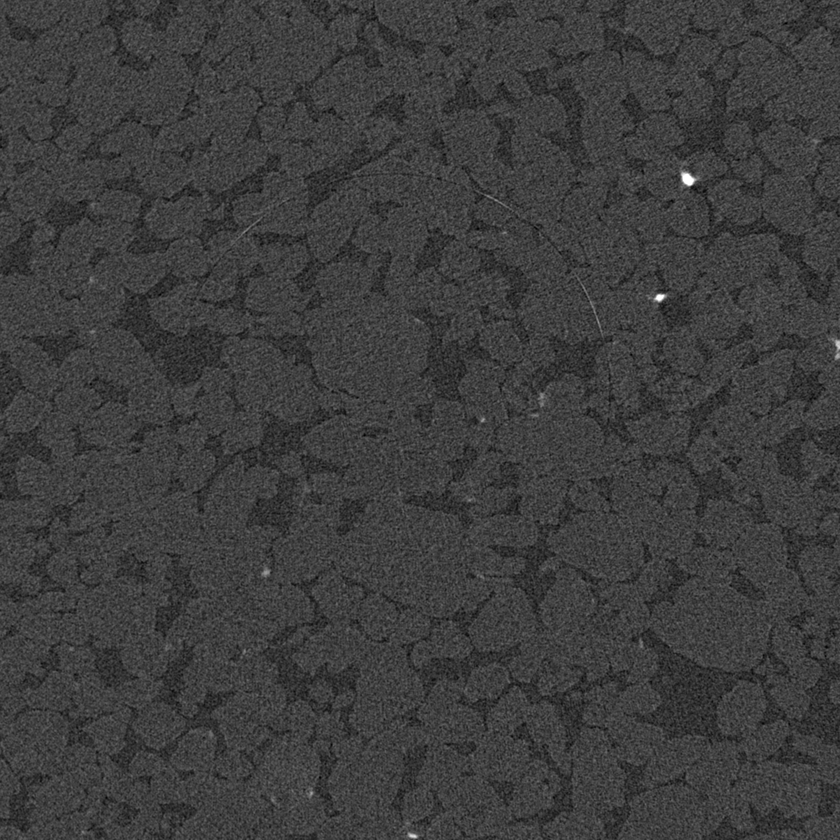
#> input picture PycharmProjects/disserProj/papka/AllRings/crop.png, 840 x 840 px, shrunk from 1500 x 1500 before the run, found by its file name; its folder holds only this picture in this run
$ jupyter execute AllResearches.ipynb
#> lines starting #> are read from the running program, lines starting #| are printed output that depends on the picture
#> further down, curImg is the input picture: shape (840, 840); min 0, max 255, mean 61.9
[cell 1]
import numpy as np
from scipy import ndimage
import cv2 as cv
import math
from matplotlib import pyplot as plt
from os import listdir
from os.path import isfile, join

[cell 2]
CONV_KERNEL_4_11 = np.array([
    [-1, -1, -1, -1, 2, 2, 2, 2, -1, -1, -1, -1],
    [-1, -1, -1, -1, 2, 2, 2, 2, -1, -1, -1, -1],
    [-1, -1, -1, -1, 2, 2, 2, 2, -1, -1, -1, -1],
    [-1, -1, -1, -1, 2, 2, 2, 2, -1, -1, -1, -1],
    [-1, -1, -1, -1, 2, 2, 2, 2, -1, -1, -1, -1],
    [-1, -1, -1, -1, 2, 2, 2, 2, -1, -1, -1, -1],
    [-1, -1, -1, -1, 2, 2, 2, 2, -1, -1, -1, -1],
    [-1, -1, -1, -1, 2, 2, 2, 2, -1, -1, -1, -1],
    [-1, -1, -1, -1, 2, 2, 2, 2, -1, -1, -1, -1],
    [-1, -1, -1, -1, 2, 2, 2, 2, -1, -1, -1, -1],
    [-1, -1, -1, -1, 2, 2, 2, 2, -1, -1, -1, -1]])

[cell 3]
def drawGrayHist(img, maxValue = 256, title = 'GrayHistogram'):
    plt.figure(figsize=(10,5))
    plt.title(title)
    plt.hist(img.ravel(), maxValue, [0,maxValue])
    plt.xlim([0, maxValue])
    plt.grid()
    plt.show()
    return

def drawGrayHistMasked(img, maxValue = 256, title = 'MaskedHistogram'):
    # create a mask
#> called with maxValue = 256, title = 'crop.png'
    height = img.shape[0]
#> height = 840
    width = img.shape[1]
#> width = 840
    mask = np.zeros(img.shape[:2], np.uint8)
    mask[int(height/4): int(height * 3 / 4), int(width/4): int(width * 3/4)] = 255
    #masked_img = cv.bitwise_and(img, img, mask = mask)
    hist_mask = cv.calcHist([img], [0], mask, [maxValue], [0, maxValue])
#> hist_mask = 256 values, max 5649 at index 63, min 0 at index 1, mean 689.1
    plt.figure(figsize=(10,5))
    plt.title(title)
    plt.plot(hist_mask,color = 'b')
    plt.xlim([0, maxValue])
    plt.grid()
    plt.show()
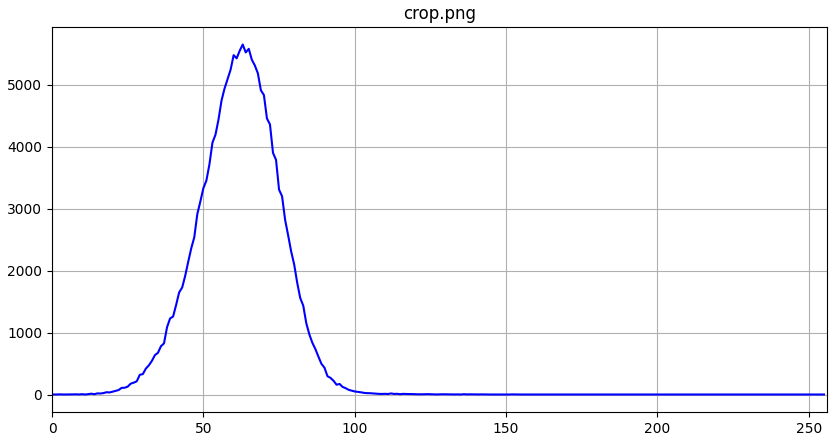
#> figure drawn by matplotlib, 1 panel; curve peaks at x = 63, y = 5649


def makeConvolveFiltering(img):
     #преобразуем в полярную систему координат
    polar = cv.linearPolar(img, (img.shape[1]//2 , img.shape[0]//2), img.shape[1]//2,  cv.WARP_FILL_OUTLIERS)
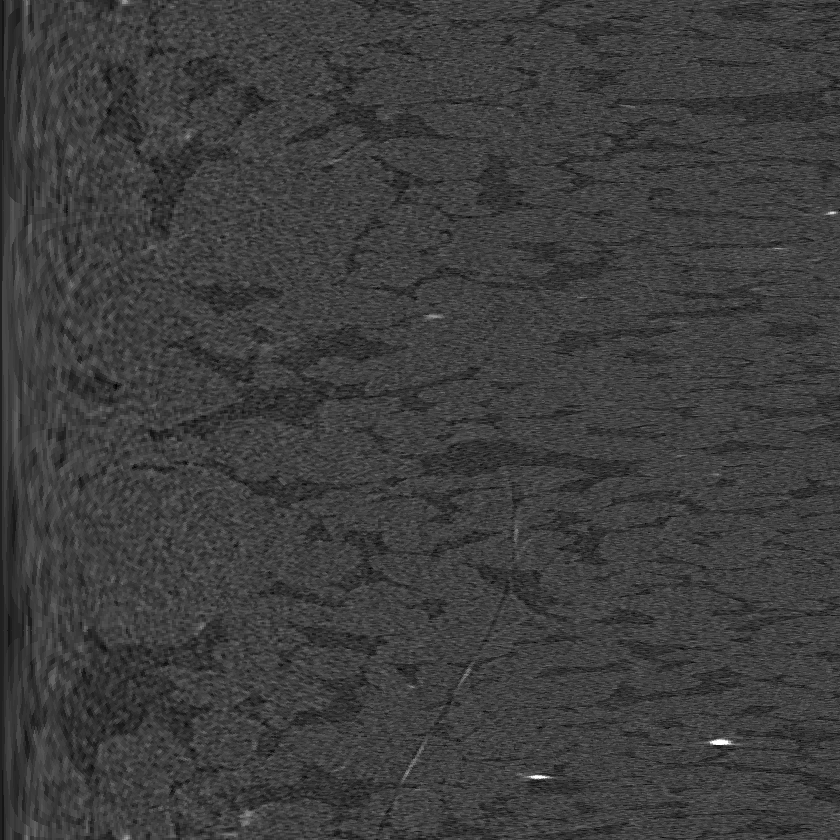
#> polar: shape (840, 840); min 0, max 255, mean 61.6
    convolved_polar = ndimage.convolve(np.float32(polar), CONV_KERNEL_4_11)
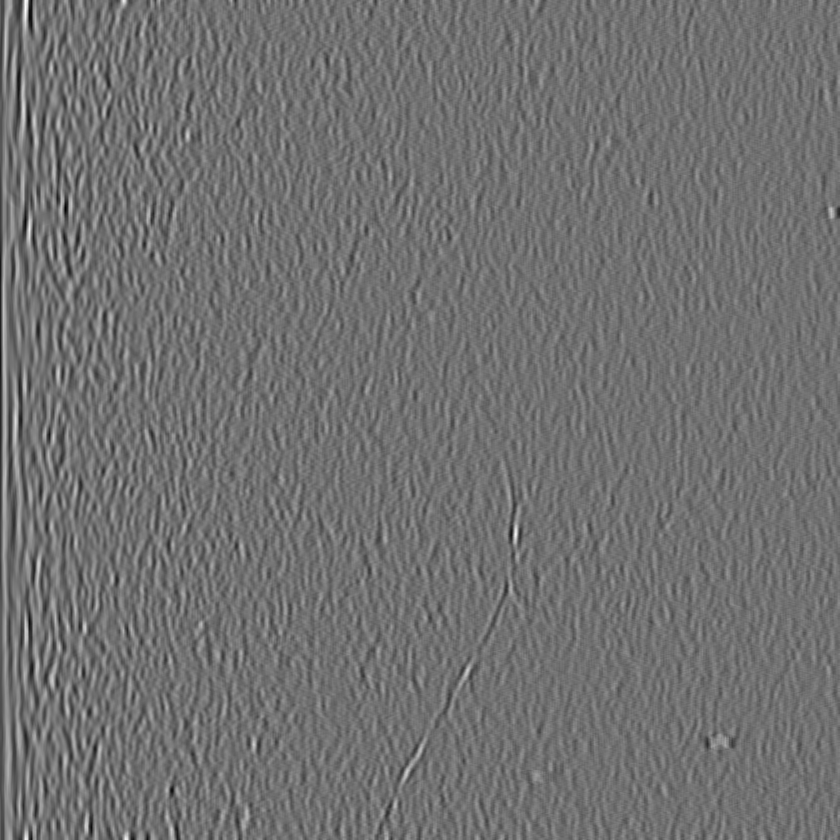
#> convolved_polar: shape (840, 840) float32; min -2971, max 3720, mean 0.9; drawn with min black and max white
    abs_polar = np.abs(convolved_polar)
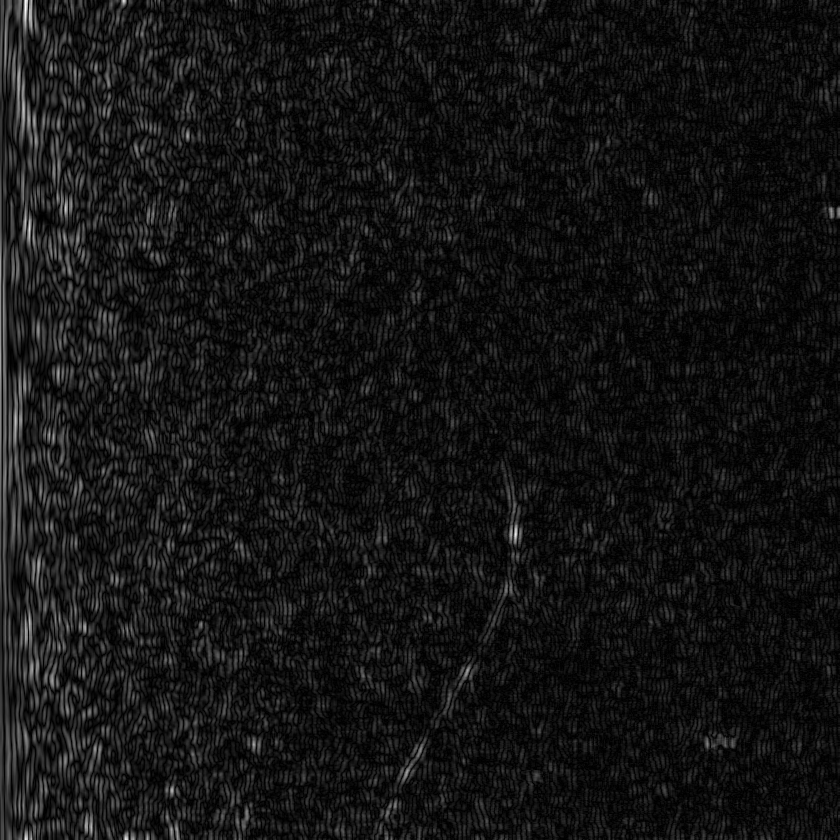
#> abs_polar: shape (840, 840) float32; min 0, max 3720, mean 298.9; drawn with min black and max white
    return abs_polar

[cell 4]
mypath = "AllRings/"
imgFiles = [f for f in listdir(mypath) if isfile(join(mypath, f))]
print(imgFiles)

[cell 5]
for i in imgFiles:
    newFilePath = mypath + i
    curImg = cv.imread(newFilePath, 0)
    drawGrayHistMasked(curImg, title = i)

[cell 6]
for i in imgFiles:
    newFilePath = mypath + i
    curImg = cv.imread(newFilePath, 0)
    curImg = makeConvolveFiltering(curImg)
    drawGrayHist(curImg, int(np.max(curImg) + 1), title = i)
#> in drawGrayHist, `plt.show()`:
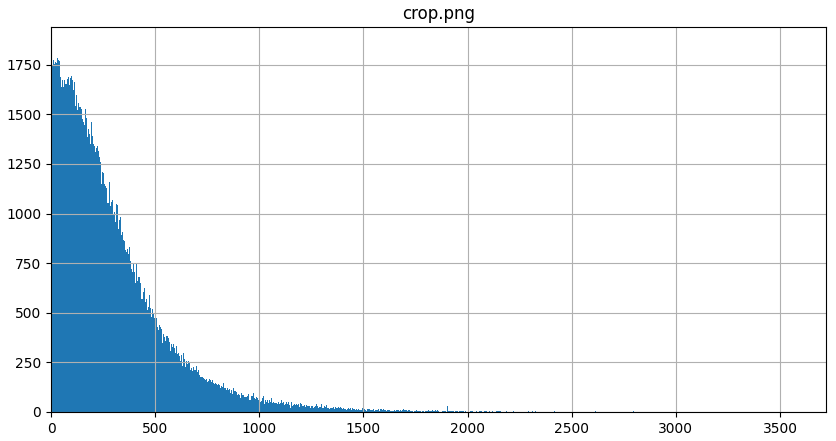
#> figure drawn by matplotlib, 1 panel; tallest bar 1848 high, from x = 3 to 4
    print("Result threshold = ", np.percentile(curImg, 99))
#| Result threshold =  1350.0
